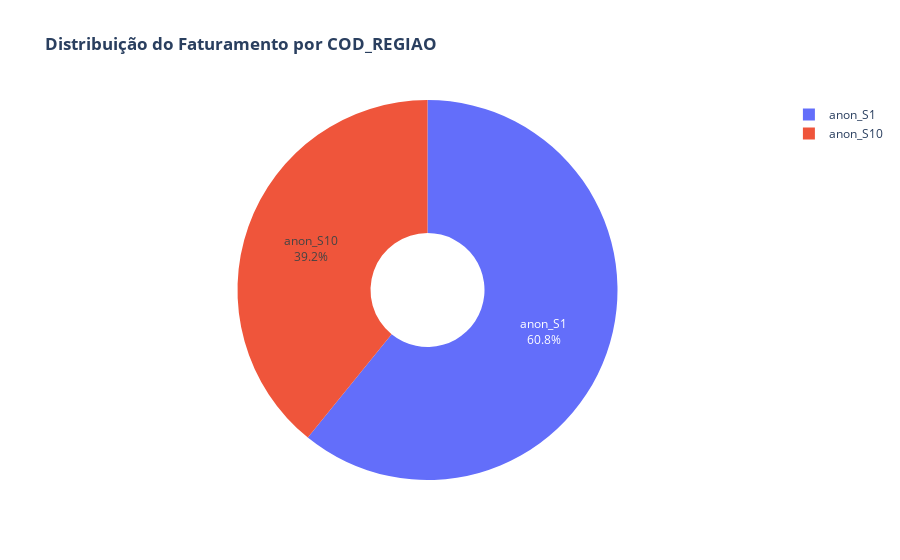

The notebook cell this image was saved under:
### Markdown cell above
#### 3.3 Região da Venda (COD_REGIAO)

### Code cell
col = 'COD_REGIAO'

df_grouped = df.groupby([col])['VL_RECEITA_BRUTA'].sum().astype(int).reset_index()

fig = go.Figure(data=[go.Pie(labels=df_grouped[col], values=df_grouped['VL_RECEITA_BRUTA'], hole=.3, textinfo='label+percent')])
fig.update_layout(title_text=f"<b>Distribuição do Faturamento por {col}</b>")
fig.show()

### Figure 1 — Plotly figure (JSON) as saved in the notebook; plotly's stock layout.template omitted (floating-point values rounded to 4 significant figures)
{"data": [{"hole": 0.3, "labels": ["anon_S1", "anon_S10"], "textinfo": "label+percent", "type": "pie", "values": [68526663859, 44097151316]}], "layout": {"title": {"text": "<b>Distribuição do Faturamento por COD_REGIAO</b>"}}}
